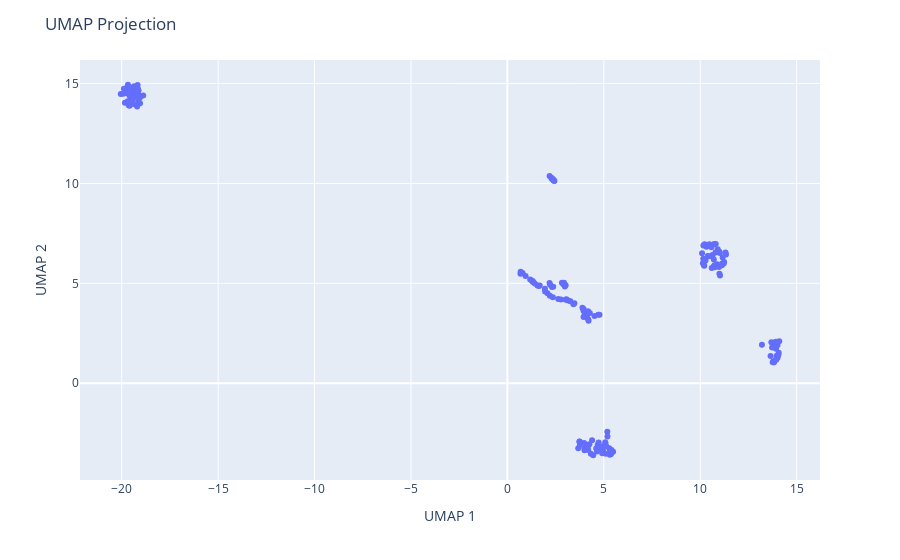

Notebook cell for this chart:
### Markdown cell above
Second step DR: UMAP

### Code cell
from umap import UMAP
import plotly.express as px

# two-step DR: PCA+UMAP
df_pivot = P_final.pivot(index="Measurement", columns="Col", values="PC1")
reducer = UMAP(n_components=2, random_state=42)
embedding = reducer.fit_transform(df_pivot)
df_pivot['UMAP1'] = embedding[:, 0]
df_pivot['UMAP2'] = embedding[:, 1]
df_pivot['nodeId'] = df_pivot.index 
fig = px.scatter(df_pivot, x='UMAP1', y='UMAP2', hover_data={'nodeId': True})

fig.update_layout(title="UMAP Projection",
                  xaxis_title="UMAP 1",
                  yaxis_title="UMAP 2")
fig.show()

### Figure 1 — Plotly figure (JSON) as saved in the notebook; plotly's stock layout.template omitted (floating-point values rounded to 4 significant figures; data arrays with more than 128 entries replaced by an {"elided": "..."} marker saying what was removed)
{"data": [{"customdata": {"elided": "195x1 str values"}, "hovertemplate": "UMAP1=%{x}<br>UMAP2=%{y}<br>nodeId=%{customdata[0]}<extra></extra>", "legendgroup": "", "marker": {"color": "#636efa", "symbol": "circle"}, "mode": "markers", "name": "", "orientation": "v", "showlegend": false, "type": "scatter", "x": {"elided": "195 float values"}, "xaxis": "x", "y": {"elided": "195 float values"}, "yaxis": "y"}], "layout": {"legend": {"tracegroupgap": 0}, "margin": {"t": 60}, "title": {"text": "UMAP Projection"}, "xaxis": {"anchor": "y", "domain": [0, 1], "title": {"text": "UMAP 1"}}, "yaxis": {"anchor": "x", "domain": [0, 1], "title": {"text": "UMAP 2"}}}}
